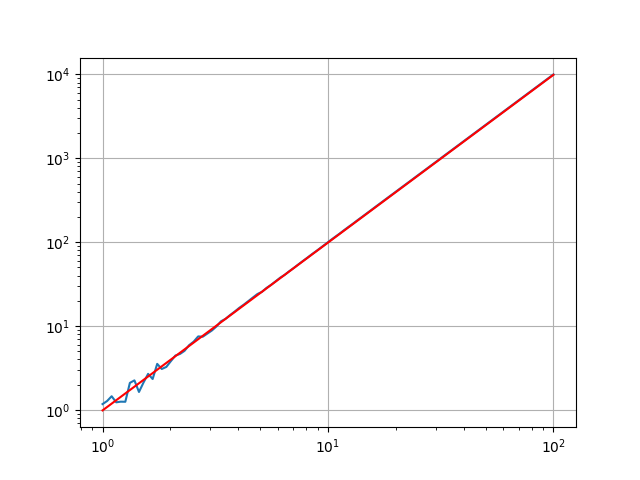

Write Python code to recreate this figure.
import numpy as np
import matplotlib.pyplot as plt

from mplshared import SlopeLine


def noisify(arr, amplitude=1):
    noise = (np.random.rand(*arr.shape) - 0.5) * amplitude
    return arr + noise


x = np.logspace(0, 2, 100)
y = noisify(x ** 2, amplitude=1)

slope_line = SlopeLine(slope=2,
                       through=(x[40], y[40]),
                       domain=(1, 100),
                       scale='loglog',
                       style={'color': 'red'}
                       )

plt.loglog(x, y)
plt.gca().add_line(slope_line)
plt.grid()
plt.savefig('slopeline_loglog.png')
plt.show()
